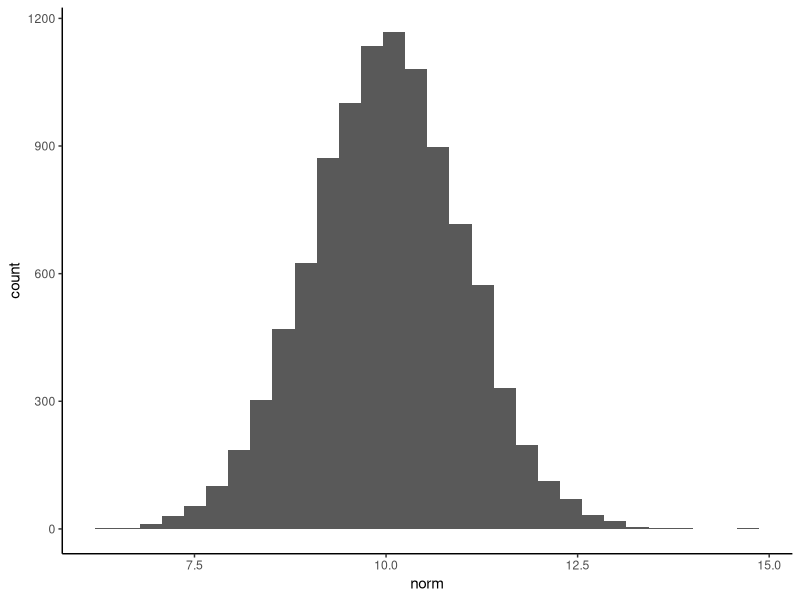

Recreate this plot in R.
## ---- chunk 1
library(tidyverse)
## ---- chunk 2
data <- data.frame(norm = rnorm(10000, mean = 10, sd = 1))

ggplot(data)+
  geom_histogram(aes(x = norm))+
  theme_classic()
